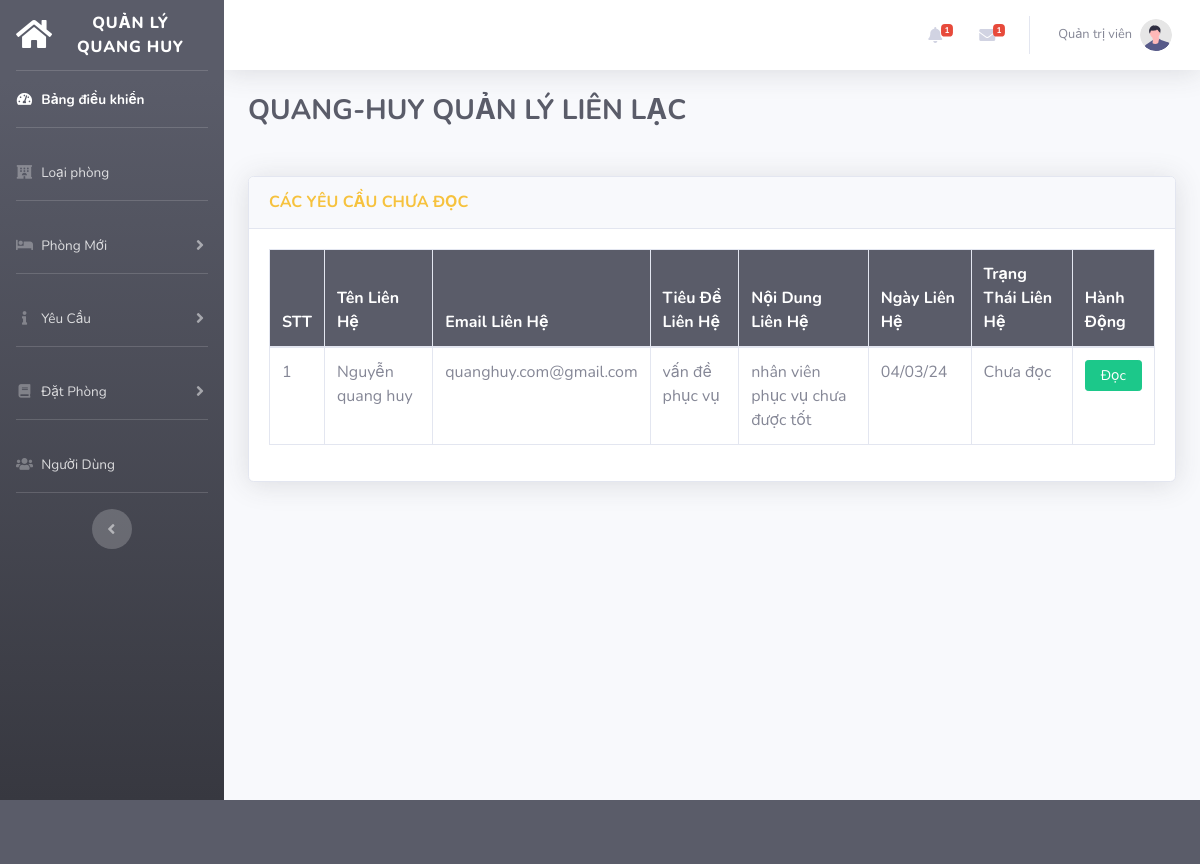
Screenshot of /admin/unread-enquiry.php (signed in) with the database file from the repository.
### tables this page shows
CREATE TABLE `contact` (
  `id` int(11) NOT NULL,
  `contact_name` varchar(255) NOT NULL,
  `contact_email` varchar(255) NOT NULL,
  `contact_subject` varchar(255) NOT NULL,
  `contact_message` varchar(255) NOT NULL,
  `contact_date` varchar(255) NOT NULL,
  `contact_status` varchar(255) NOT NULL DEFAULT 'Chưa đọc'
);

### helper/functions.php (called while the page is built, shortened)
<?php
function getUnreadEnquiry($db) {
    $sql = "SELECT * FROM contact WHERE contact_status = 'Chưa đọc' ORDER BY id ASC";
    $res = $db->query($sql);
    return $res;
}
?>

### admin/unread-enquiry.php (the view, shortened to what this page needs)
<!DOCTYPE html>
<html lang="en">
<?php
    include_once("../helper/functions.php");
    include_once("../includes/admin-head.php");
?>
<body id="page-top">
    <div id="wrapper">
        <?php
        include_once("../includes/admin-sidebar.php");
        ?>
        <div id="content-wrapper" class="d-flex flex-column">
            <div id="content">
                <?php
                include_once("../includes/admin-topbar.php");
                ?>
                <div class="container-fluid">
                    <h3 class="h3 mb-5 font-weight-bold text-uppercase text-gray-800">Quang-Huy Quản lý liên lạc </h3>
                    <div class="row">
                        <div class="col-xl-12 col-lg-12">
                            <div class="card shadow mb-4">
                                <div class="card-header py-3">
                                    <h6 class="m-0 font-weight-bold text-uppercase text-warning">Các yêu cầu chưa đọc</h6>
                                </div>
                                <div class="card-body">
                                    <div class="table-responsive">
                                <table class="table table-bordered" id="dataTable" width="100%" cellspacing="0">
                                    <?php
                                  $rows = getUnreadEnquiry($db);
                                  $count = 1;
                                  ?>
                                    <thead class="bg-dark text-white">
                                        <tr>
                                        <th scope="col">STT</th>
                    <th scope="col">Tên Liên Hệ</th>
                    <th scope="col">Email Liên Hệ</th>
                    <th scope="col">Tiêu Đề Liên Hệ</th>
                    <th scope="col">Nội Dung Liên Hệ</th>
                    <th scope="col">Ngày Liên Hệ</th>
                    <th scope="col">Trạng Thái Liên Hệ</th>
                    <th scope="col">Hành Động</th>
                                        </tr>
                                    </thead>
                                    <tbody>
                                        <?php while($row = mysqli_fetch_assoc($rows)): ?>
                                        <tr>
                                          <td><?php echo $count++; ?></td>
                                            <td><?php echo $row['contact_name']; ?></td>
                                            <td><?php echo $row['contact_email']; ?></td>
                                            <td><?php echo $row['contact_subject']; ?></td>
                                            <td><?php echo $row['contact_message']; ?></td>
                                            <td><?php echo $row['contact_date']; ?></td>
                                            <td><?php echo $row['contact_status']; ?></td>
                                            <td>
                                                <div class="row">
                                                <div class="col-lg-12 col-xl-12">
                            <button type="button" class="btn btn-sm btn-block btn-success read">Đọc</button>
                                                    </div>
                                                </div>
                                            </td>
                                        </tr>
                                        <?php endwhile; ?>
                                    </tbody>
                                        </table>
                                    </div>
                                </div>
                            </div>
                    </div>
            </div>
            </div>
            </div>
    </div>
    </div>
    <?php
        include_once("../includes/admin-footer.php");
        ?>
             </body>
</html>

### rows the page displays
contact: contact_name "Nguyễn quang huy", contact_email "quanghuy.com@gmail.com", contact_subject "vấn đề phục vụ", contact_message "nhân viên phục vụ chưa được tốt", contact_date "04/03/24", contact_status "Chưa đọc"

### other values shown
getAllBookingPending($db) "1"
getAllUnreadEnquiry($db) "1"
